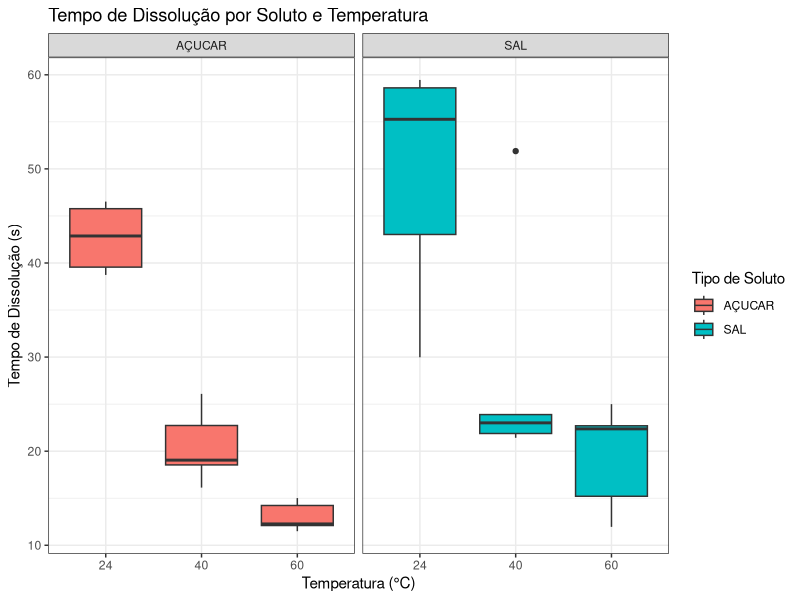

Write the R code that produced this figure.
## ---- chunk 1
knitr::opts_chunk$set(echo = TRUE)
## ---- chunk 2
library(ggplot2)
library(tidyverse)
library(car)
## ---- chunk 3
df <- data.frame(
  # Coluna do tempo de dissolução (sua variável de resposta)
  tempo = c(
    # Dados do SAL
    55.27, 43.03, 59.45, 29.98, 58.61,  # Sal @ 24
    23.01, 23.89, 21.42, 21.88, 51.89,  # Sal @ 40
    11.96, 25.00, 15.21, 22.70, 22.37,  # Sal @ 60
    # Dados do AÇÚCAR
    46.52, 42.87, 38.73, 39.56, 45.77,  # Açúcar @ 24
    26.09, 19.05, 18.54, 16.13, 22.73,  # Açúcar @ 40
    14.23, 12.10, 12.27, 15.02, 11.50   # Açúcar @ 60
  ),
  
  # Coluna do Fator 1: Tipo de Soluto
  tipo_soluto = rep(c("SAL", "AÇUCAR"), each = 15),
  
  # Coluna do Fator 2: Temperatura
  temperatura = rep(c(24, 40, 60), each = 5, times = 2)
)

# Converter os fatores para fatores
df$tipo_soluto <- as.factor(df$tipo_soluto)
df$temperatura <- as.factor(df$temperatura)
str(df)
## ---- chunk 4
combinada <- df %>% 
  group_by(tipo_soluto, temperatura) %>% 
  summarise(
    n = n(),
    Media = mean(tempo),
    Mediana = median(tempo),
    DP = sd(tempo),
    EP = sd(tempo)/sqrt(n()),
    Minimo = min(tempo),
    Maximo = max(tempo),
    .groups = 'drop'
  ) %>% 
  arrange(tipo_soluto, temperatura)
print(combinada)


## ---- chunk 5
# Boxplot com ggplot2
ggplot(df, aes(x = temperatura, y = tempo, fill = tipo_soluto)) +
  geom_boxplot() +
  facet_wrap(~ tipo_soluto) + # Separa os gráficos para Sal e Açúcar
  labs(title = "Tempo de Dissolução por Soluto e Temperatura",
       x = "Temperatura (°C)",
       y = "Tempo de Dissolução (s)",
       fill = "Tipo de Soluto") + theme_bw()
## ---- chunk 6
modelo_anova <- aov(tempo ~ tipo_soluto * temperatura, data = df)
summary(modelo_anova)
## ---- chunk 7
# Normalidade dos Resíduos (Teste de Shapiro-Wilk)
# H0: Os dados são normalmente distribuídos. 
# Queremos p > 0.05
shapiro.test(residuals(modelo_anova))

# Homogeneidade das Variâncias (Teste de Levene)
# H0: As variâncias são iguais entre os grupos. 
# Queremos p > 0.05
leveneTest(tempo ~ tipo_soluto * temperatura, data = df)
## ---- chunk 8
# 1. Adicionar a coluna com o tempo transformado
df$tempo_log <- log(df$tempo)

# 2. Rodar a NOVA ANOVA usando os dados de log
# (Note a mudança de 'tempo' para 'tempo_log')
modelo_log <- aov(tempo_log ~ tipo_soluto * temperatura, data = df)

# 3. VERIFICAR AS PREMISSAS DO NOVO MODELO

# a) Testar a nova normalidade (é o que queremos consertar)
print("Novo Teste de Shapiro-Wilk (com log):")
shapiro.test(residuals(modelo_log)) 
# ^--- Você quer que este p-valor seja > 0.05 agora!

# b) Re-testar a homogeneidade (só para garantir)
library(car)
print("Novo Teste de Levene (com log):")
leveneTest(tempo_log ~ tipo_soluto * temperatura, data = df)
# ^--- Você quer que este p-valor continue > 0.05

# 4. SE AS PREMISSAS PASSAREM (ambos p > 0.05),
#    olhe os resultados deste modelo.
#    Estes são os resultados válidos.
print("Resultados Finais da ANOVA (com log):")
summary(modelo_log)
